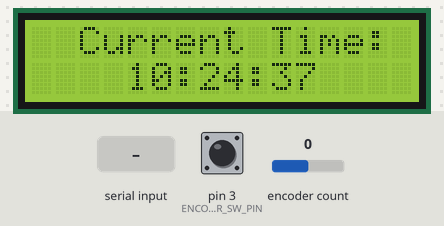
Recording of a program running on a simulated Arduino Uno, built with avr-gcc and run on an emulated ATmega328P. On the bench: 16×2 character LCD. The test bench sets the inputs (shaded band); at power-on: pin 3 (ENCODER_SW_PIN) HIGH, encoder count 0. The local clock reads 2024-03-15 10:24:30 at power-on unless the program sets it; the audio player accepts every command and is not drawn; what the program prints to the serial monitor is not drawn.

Above: at 7.8 s.
7.9 s: "1" received over Serial
At 10.2 s:
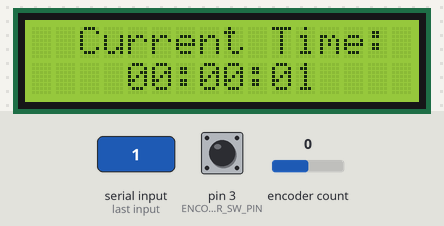
10.9 s: pin 3 (ENCODER_SW_PIN) pulsed LOW 2 times (0.12 s each, 0.3 s apart)
At 12.4 s:
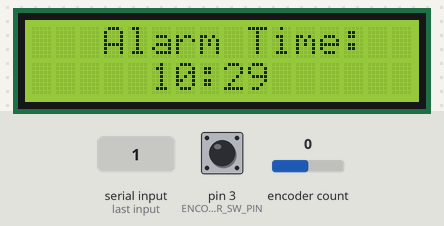
13.0 s: "2" received over Serial
At 14.8 s:
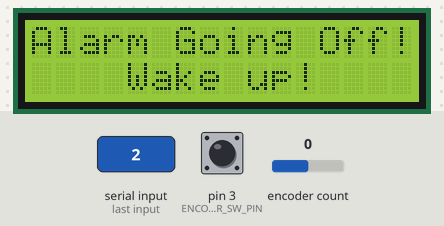
Timing chart, 0 to 16.3 s (numbered marks = the images above; inputs shaded):
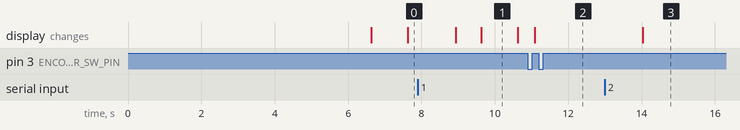

The program:

main.cpp
```cpp
#include <RTClib.h>
#include <SPI.h>
#include <RotaryEncoder.h>
#include <TaskScheduler.h>

#include "OneButton.h"
#include "I2C_LCD.h"
#include "SoftwareSerial.h"
#include "DFRobotDFPlayerMini.h"

#define ENCODER_CLK_PIN 4
#define ENCODER_DT_PIN 5
#define ENCODER_SW_PIN 3

#define DFPLAYER_RX_PIN 6
#define DFPLAYER_TX_PIN 7

SoftwareSerial dfPlayerSerial(DFPLAYER_RX_PIN, DFPLAYER_TX_PIN);
DFRobotDFPlayerMini player;

RTC_DS3231 rtc;
I2C_LCD lcd(39);
RotaryEncoder encoder(ENCODER_CLK_PIN, ENCODER_DT_PIN, RotaryEncoder::LatchMode::FOUR3);
Scheduler runner;
OneButton encoderButton(ENCODER_SW_PIN, true);

static int lastPos = 0;
static bool editMode = false;
static int editPlace = 1; // 0 is hours, 1 is minutes (will swap to 0 when first entering edit mode)

static DateTime alarmTime;

void updateDisplay();
Task updateDisplayTask(1000, TASK_FOREVER, &updateDisplay);

void restartBacklightTimer();
void turnOffBacklight();
Task turnOffBacklightTask(0, TASK_ONCE, &turnOffBacklight);

void handleEncoder();
void onEncoderClick();

void onAlarm();

void setup() {
    Serial.begin(9600);

    // initializing the lcd
    lcd.begin(16, 2);

    if (!lcd.isConnected()) {
      Serial.println("Couldn't find display!");
      Serial.flush();
      while (1) delay(10);
    }
    lcd.display();
    lcd.clear();
    lcd.setCursor(0, 0);
    lcd.print("Initializing...");

    delay(5000);

    // initializing the rtc
    if(!rtc.begin()) {
      Serial.println("Couldn't find RTC!");
      Serial.flush();

      lcd.clear();
      lcd.setCursor(0, 0);
      lcd.print("Couldn't find");
      lcd.setCursor(0, 1);
      lcd.print("RTC module!");
      while (1) delay(10);
    }

    //we don't need the 32K Pin, so disable it
    rtc.disable32K();

    encoderButton.attachClick(onEncoderClick);

    // set alarm 1, 2 flag to false (so alarm 1, 2 didn't happen so far)
    // if not done, this easily leads to problems, as both register aren't reset on reboot/recompile
    rtc.clearAlarm(1);
    rtc.clearAlarm(2);

    // stop oscillating signals at SQW Pin
    // otherwise setAlarm1 will fail
    rtc.writeSqwPinMode(DS3231_OFF);

    // turn off alarm 2 (in case it isn't off already)
    // again, this isn't done at reboot, so a previously set alarm could easily go overlooked
    rtc.disableAlarm(2);

    // schedule an alarm 5 minutes in the future as a default starting point
    alarmTime = rtc.now() + TimeSpan(0, 0, 5, 0) - TimeSpan(rtc.now().second());
    if(!rtc.setAlarm1(
      alarmTime,
      DS3231_A1_Hour // this mode triggers the alarm when the minutes match
    )) {
      Serial.println("Error, default alarm wasn't set!");

      lcd.clear();
      lcd.setCursor(0, 0);
      lcd.print("Couldn't set");
      lcd.setCursor(0, 1);
      lcd.print("default alarm!");
      while (1) delay(10);
    }

    //initialize dfplayer
    dfPlayerSerial.begin(9600);
    if (player.begin(dfPlayerSerial)) {
      player.volume(25);
    } else {
      Serial.println("Connecting to DFPlayer Mini failed!");

      lcd.setCursor(0, 0);
      lcd.print("Couldn't start");
      lcd.setCursor(0, 1);
      lcd.print("DFPlayer mini!");
      while (1) delay(10);
    }

    runner.init();

    // add tasks to scheduler
    runner.addTask(updateDisplayTask);
    runner.addTask(turnOffBacklightTask);

    delay(1000);
    updateDisplayTask.enable();
    restartBacklightTimer();
}

void loop() {
  // check if a new time is being set
  if (Serial.available()) {
    char iso8601[20];
    Serial.readBytes(iso8601, 20);

    DateTime dt = DateTime(iso8601);

    Serial.print("Adjusted Time To: ");
    Serial.println(dt.timestamp());

    rtc.adjust(dt);
  }

  // check if alarm is going off
  if (rtc.alarmFired(1)) {
    onAlarm();

    while (true) {
      delay(10);
    }
  } else {
    encoderButton.tick();
    runner.execute();

    if (editMode) {
      handleEncoder();
    }
  }
}

void updateDisplay() {
  // print current time to display
  char time[10] = "hh:mm:ss";
  rtc.now().toString(time);
  lcd.clear();
  lcd.setCursor(2,0);
  lcd.print("Current Time:");
  lcd.setCursor(4,1);
  lcd.print(time);
}

void displayAlarmTime() {
  char time[10] = "hh:mm";
  alarmTime.toString(time);
  lcd.clear();
  lcd.setCursor(3,0);
  lcd.print("Alarm Time:");
  lcd.setCursor(5,1);
  lcd.print(time);
}

void restartBacklightTimer() {
  lcd.setBacklight(true);
  turnOffBacklightTask.restartDelayed(5000);
}

void turnOffBacklight() {
  lcd.setBacklight(false);
}

void handleEncoder() {
  encoder.tick();
  int currentPos = encoder.getPosition();

  if (lastPos != currentPos) {
    if (editPlace == 0) {
      alarmTime = rtc.getAlarm1() + TimeSpan(0, currentPos, 0, 0);
    } else {
      alarmTime = rtc.getAlarm1() + TimeSpan(0, 0, currentPos, 0);
    }

    restartBacklightTimer();
    displayAlarmTime();
  }

  lastPos = currentPos;
}

void onEncoderClick() {
  restartBacklightTimer();

  // update alarm time on rtc module
  rtc.setAlarm1(
    alarmTime,
    DS3231_A1_Hour
  );

  if (editPlace == 1 || editMode == false) {
    editMode = !editMode;
  }

  if (editMode) { // if entering edit mode
    if (editPlace == 0) {
      editPlace = 1;
    } else {
      editPlace = 0;
    }
    encoder.setPosition(0);
    lastPos = 0;

    updateDisplayTask.disable();
    displayAlarmTime();
  } else { // if leaving edit mode
    updateDisplayTask.enable();

    char time[10] = "hh:mm:ss";
    Serial.print("New Alarm Time: ");
    rtc.getAlarm1().toString(time);
    Serial.println(time);
  }
}

void onAlarm() {
  Serial.println("Alarm fired!");

  turnOffBacklightTask.cancel();
  lcd.setBacklight(true);
  lcd.clear();
  lcd.setCursor(0,0);
  lcd.print("Alarm Going Off!");
  lcd.setCursor(4,1);
  lcd.print("Wake up!");

  player.randomAll(); //Random play all the mp3.
  delay(500);
  player.next();
}
```

Measured:
- after the input at 10.9 s, the display: changes after 0.19 s (image 2)
- after the input at 13.0 s, the display: changes after 1.0 s (image 3)
- what the display in image 1 shows lasts 1.0 s, from 9.6 s to 10.6 s
